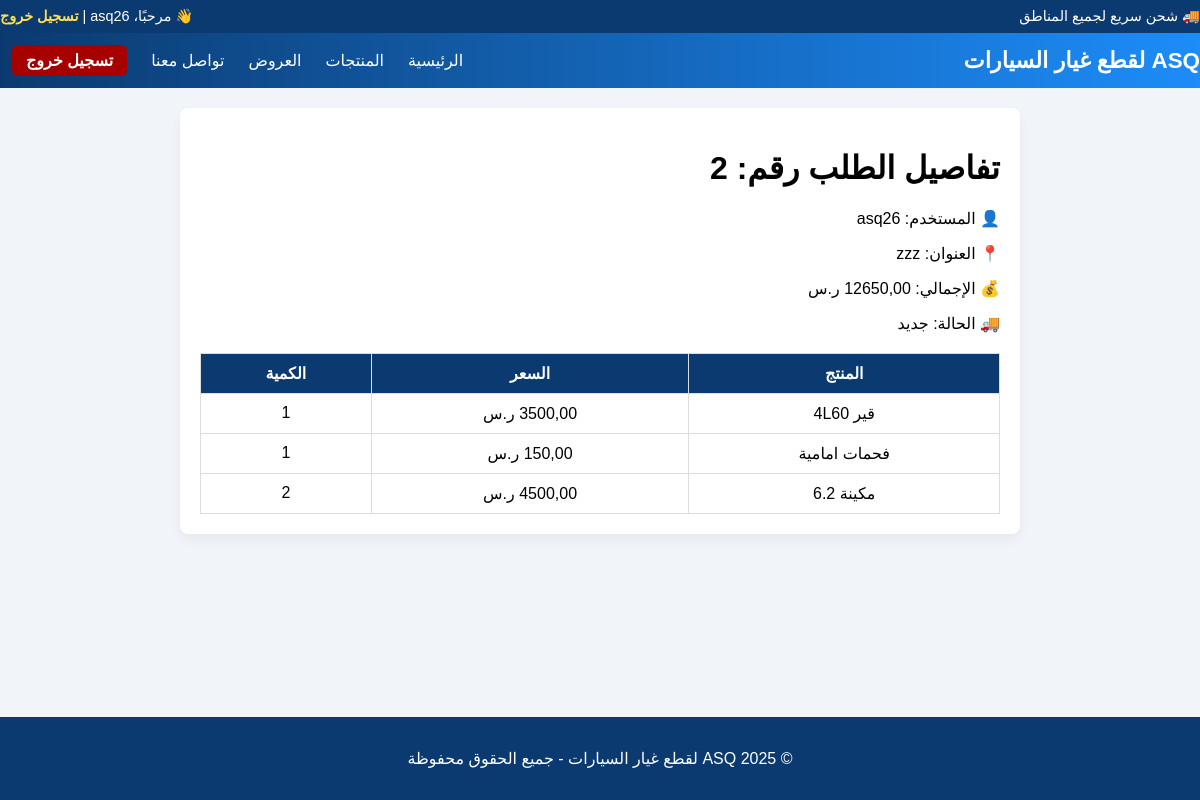
Screenshot of /sales/order/2/ (signed in) with the database file from the repository.
### sales/models.py (models this page shows, shortened)
class Order(models.Model):
    STATUS_CHOICES = [
        ('new', 'جديد'),
        ('paid', 'مدفوع'),
        ('shipped', 'تم الشحن'),
        ('delivered', 'تم التوصيل'),
        ('cancelled', 'ملغي'),
    ]
    user = models.ForeignKey(
        User,
        on_delete=models.CASCADE,
        related_name='orders',
        verbose_name="المستخدم"
    )
    address = models.CharField(max_length=500, verbose_name="عنوان الشحن")
    total = models.DecimalField(max_digits=10, decimal_places=2, verbose_name="المبلغ الإجمالي")
    status = models.CharField(
        max_length=20,
        choices=STATUS_CHOICES,
        default='new',
        verbose_name="حالة الطلب"
    )
    created_at = models.DateTimeField(auto_now_add=True, verbose_name="تاريخ الطلب")
    class Meta:
        verbose_name = "طلب"
        verbose_name_plural = "الطلبات"

class OrderItem(models.Model):
    order = models.ForeignKey(
        Order,
        on_delete=models.CASCADE,
        related_name='items',
        verbose_name="الطلب"
    )
    product = models.CharField(max_length=200, verbose_name="اسم المنتج")
    price = models.DecimalField(max_digits=10, decimal_places=2, verbose_name="السعر")
    quantity = models.PositiveIntegerField(default=1, verbose_name="الكمية")
    class Meta:
        verbose_name = "عنصر في الطلب"
        verbose_name_plural = "عناصر الطلب"

### sales/views.py (the view)
# urls.py: path('order/<int:order_id>/', views.order_detail_view, name='order_detail'),
@login_required
def order_detail_view(request, order_id):
    order = get_object_or_404(Order, id=order_id, user=request.user)
    return render(request, 'sales-templates/order_detail.html', {'order': order})

### templates/sales-templates/order_detail.html (shortened to what this page needs)
<!DOCTYPE html>
<html lang="ar" dir="rtl">
<head>
</head>
<body>
  {% include 'header.html' %}
  <main>
    <div class="order-box">
      <h1>تفاصيل الطلب رقم: {{ order.id }}</h1>
      <p>👤 المستخدم: {{ order.user.username }}</p>
      <p>📍 العنوان: {{ order.address }}</p>
      <p>💰 الإجمالي: {{ order.total }} ر.س</p>
      <p>🚚 الحالة: {{ order.get_status_display }}</p>
      <table>
        <tr><th>المنتج</th><th>السعر</th><th>الكمية</th></tr>
        {% for item in order.items.all %}
        <tr>
          <td>{{ item.product }}</td>
          <td>{{ item.price }} ر.س</td>
          <td>{{ item.quantity }}</td>
        </tr>
        {% endfor %}
      </table>
    </div>
  </main>
  {% include 'footer.html' %}
</body>
</html>

### templates/sales-templates/order_detail.html (style rules this page uses)
body { font-family: "Cairo", sans-serif; background: #f1f5f9; margin: 0; min-height: 100vh; display: flex; flex-direction: column; }
main { flex: 1; padding: 20px; }
.order-box { background: #fff; padding: 20px; border-radius: 8px; box-shadow: 0 6px 12px rgba(0,0,0,.05); max-width: 800px; margin: 0 auto; }
table { width: 100%; border-collapse: collapse; margin-top: 20px; }
th, td { border: 1px solid #ddd; padding: 10px; text-align: center; }
th { background: #0b3a70; color: #fff; }

### templates/header.html (style rules this page uses)
:root { --blue-dark: #0b3a70; --blue-light: #1d8cf8; --orange: #ff7b27; --bg-light: #f9faff; --text-dark: #1a1a1a; }

### rows the page displays
Order: id "2", user.username "asq26", address "zzz", status "جديد"
OrderItem: product "قير 4L60", quantity "1"
OrderItem: product "فحمات امامية", quantity "1"
OrderItem: product "مكينة 6.2", price "4500,00", quantity "2"
